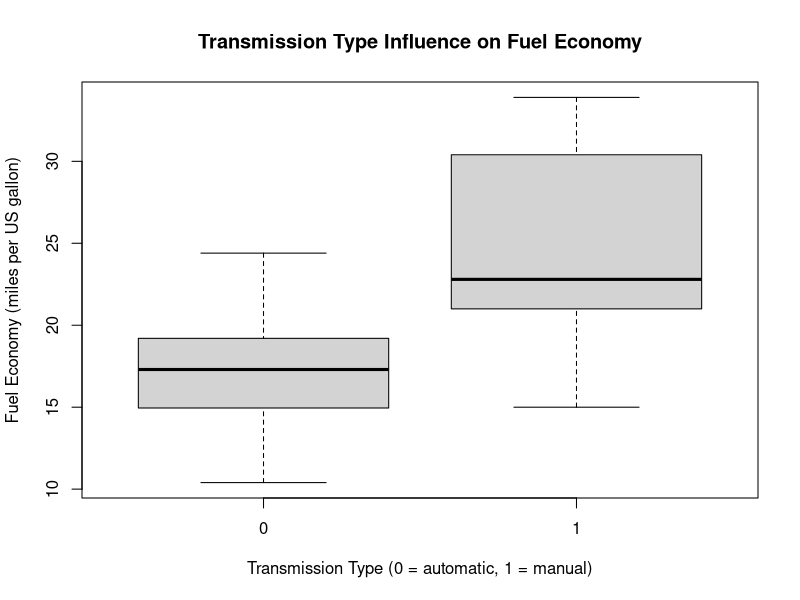
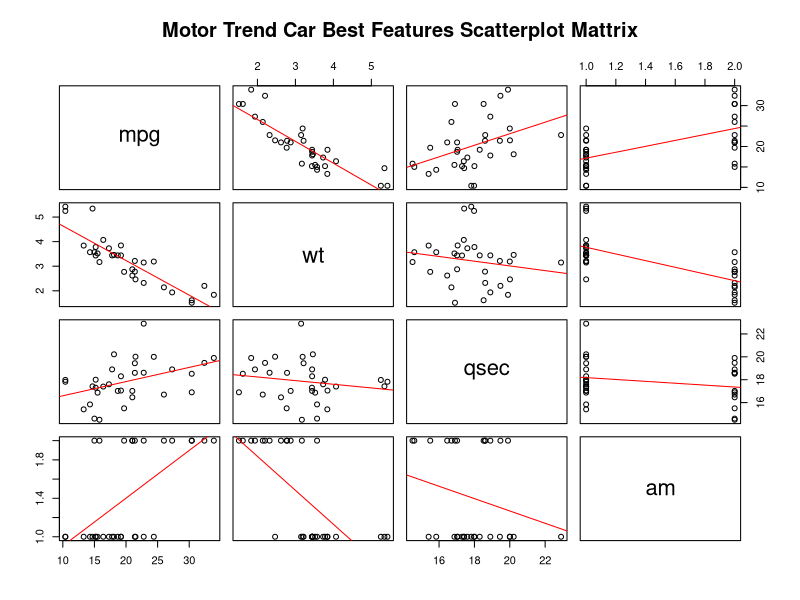
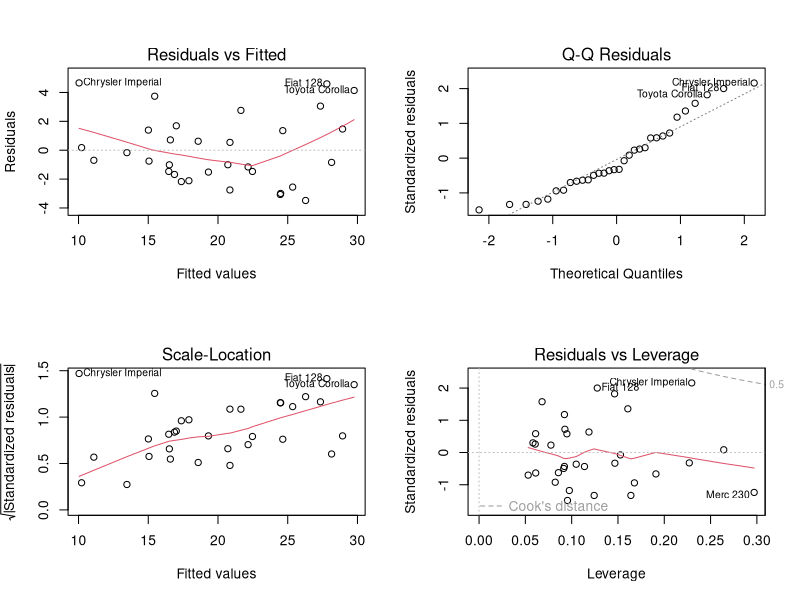

Here is the R script that generated these plots, in order:
## ---- chunk 1
data(mtcars)
dim(mtcars) # results hidden
mtcars$cyl <- factor(mtcars$cyl)
mtcars$vs <- factor(mtcars$vs)
mtcars$am <- factor(mtcars$am)
mtcars$gear <- factor(mtcars$gear)
mtcars$carb <- factor(mtcars$carb)
## ---- chunk 2
fit_am <- lm(mpg ~ am, mtcars)
round(summary(fit_am)$adj.r.squared * 100, 1)
round(fit_am$coefficients, 1)
## ---- chunk 3
fit_all <- lm(mpg ~ ., mtcars)
round(summary(fit_all)$adj.r.squared * 100, 1)
## ---- chunk 4
fit_best <- step(fit_all, k = log(nrow(mtcars))) # results hidden
## ---- chunk 5
summary(fit_best)$call
round(summary(fit_best)$adj.r.squared * 100, 1)
## ---- chunk 6
anova(fit_am, fit_all, fit_best) # results hidden
## ---- chunk 7
round(fit_best$coefficients, 2)
## ---- chunk 8
round(confint(fit_best), 2) # results hidden
## ---- chunk 9
boxplot(mtcars$mpg ~ mtcars$am,
        main="Transmission Type Influence on Fuel Economy",
        xlab="Transmission Type (0 = automatic, 1 = manual)",
        ylab="Fuel Economy (miles per US gallon)")
## ---- chunk 10
pairs(mtcars[,c('mpg', 'wt','qsec','am')], panel = function(x,y){
	points(x,y)
	abline(lm(y ~ x), col='red')
}, main="Motor Trend Car Best Features Scatterplot Mattrix")
## ---- chunk 11
par(mfrow = c(2, 2))
plot(fit_best)
